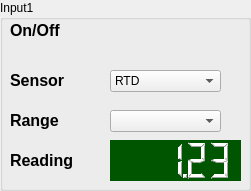
   <widget class="QGroupBox" name="groupBox_3">
    <property name="geometry">
     <rect>
      <x>740</x>
      <y>220</y>
      <width>251</width>
      <height>191</height>
     </rect>
    </property>
    <property name="title">
     <string>Input1</string>
    </property>
    <widget class="QLabel" name="label_33">
     <property name="geometry">
      <rect>
       <x>10</x>
       <y>110</y>
       <width>59</width>
       <height>21</height>
      </rect>
     </property>
     <property name="text">
      <string>&lt;html&gt;&lt;head/&gt;&lt;body&gt;&lt;p&gt;&lt;span style=&quot; font-size:12pt; font-weight:600;&quot;&gt;Range&lt;/span&gt;&lt;/p&gt;&lt;/body&gt;&lt;/html&gt;</string>
     </property>
    </widget>
    <widget class="QLabel" name="label_34">
     <property name="geometry">
      <rect>
       <x>10</x>
       <y>70</y>
       <width>71</width>
       <height>21</height>
      </rect>
     </property>
     <property name="text">
      <string>&lt;html&gt;&lt;head/&gt;&lt;body&gt;&lt;p&gt;&lt;span style=&quot; font-size:12pt; font-weight:600;&quot;&gt;Sensor&lt;/span&gt;&lt;/p&gt;&lt;/body&gt;&lt;/html&gt;</string>
     </property>
    </widget>
    <widget class="QComboBox" name="comboBox_7">
     <property name="geometry">
      <rect>
       <x>110</x>
       <y>70</y>
       <width>111</width>
       <height>22</height>
      </rect>
     </property>
     <property name="currentIndex">
      <number>2</number>
     </property>
     <item>
      <property name="text">
       <string>Diode</string>
      </property>
     </item>
     <item>
      <property name="text">
       <string>ROX</string>
      </property>
     </item>
     <item>
      <property name="text">
       <string>RTD</string>
      </property>
     </item>
     <item>
      <property name="text">
       <string>Therm</string>
      </property>
     </item>
    </widget>
    <widget class="QLabel" name="label_35">
     <property name="geometry">
      <rect>
       <x>10</x>
       <y>20</y>
       <width>71</width>
       <height>21</height>
      </rect>
     </property>
     <property name="text">
      <string>&lt;html&gt;&lt;head/&gt;&lt;body&gt;&lt;p&gt;&lt;span style=&quot; font-size:12pt; font-weight:600;&quot;&gt;On/Off&lt;/span&gt;&lt;/p&gt;&lt;/body&gt;&lt;/html&gt;</string>
     </property>
    </widget>
    <widget class="QPushButton" name="out2mode_2">
     <property name="geometry">
      <rect>
       <x>110</x>
       <y>20</y>
       <width>61</width>
       <height>31</height>
      </rect>
     </property>
     <property name="styleSheet">
      <string notr="true">border-top: 3px transparent;
            border-bottom: 3px transparent;
            border-right: 10px transparent;
            border-left: 10px transparent;</string>
     </property>
     <property name="text">
      <string/>
     </property>
     <property name="icon">
      <iconset>
       <normaloff>:/on-off.jpg</normaloff>:/on-off.jpg</iconset>
     </property>
     <property name="iconSize">
      <size>
       <width>81</width>
       <height>31</height>
      </size>
     </property>
    </widget>
    <widget class="QComboBox" name="comboBox_8">
     <property name="geometry">
      <rect>
       <x>110</x>
       <y>110</y>
       <width>111</width>
       <height>22</height>
      </rect>
     </property>
    </widget>
    <widget class="QLabel" name="label_36">
     <property name="geometry">
      <rect>
       <x>10</x>
       <y>150</y>
       <width>81</width>
       <height>21</height>
      </rect>
     </property>
     <property name="text">
      <string>&lt;html&gt;&lt;head/&gt;&lt;body&gt;&lt;p&gt;&lt;span style=&quot; font-size:12pt; font-weight:600;&quot;&gt;Reading&lt;/span&gt;&lt;/p&gt;&lt;/body&gt;&lt;/html&gt;</string>
     </property>
    </widget>
    <widget class="QLCDNumber" name="lcdNumber">
     <property name="geometry">
      <rect>
       <x>110</x>
       <y>140</y>
       <width>131</width>
       <height>41</height>
      </rect>
     </property>
     <property name="font">
      <font>
       <family>Century Schoolbook L</family>
       <pointsize>14</pointsize>
       <weight>75</weight>
       <bold>true</bold>
       <strikeout>true</strikeout>
      </font>
     </property>
     <property name="autoFillBackground">
      <bool>false</bool>
     </property>
     <property name="styleSheet">
      <string notr="true">color: white; 
    background-color: rgb(0, 85, 0);</string>
     </property>
     <property name="frameShape">
      <enum>QFrame::NoFrame</enum>
     </property>
     <property name="frameShadow">
      <enum>QFrame::Raised</enum>
     </property>
     <property name="smallDecimalPoint">
      <bool>true</bool>
     </property>
     <property name="value" stdset="0">
      <double>1.230000000000000</double>
     </property>
    </widget>
   </widget>
